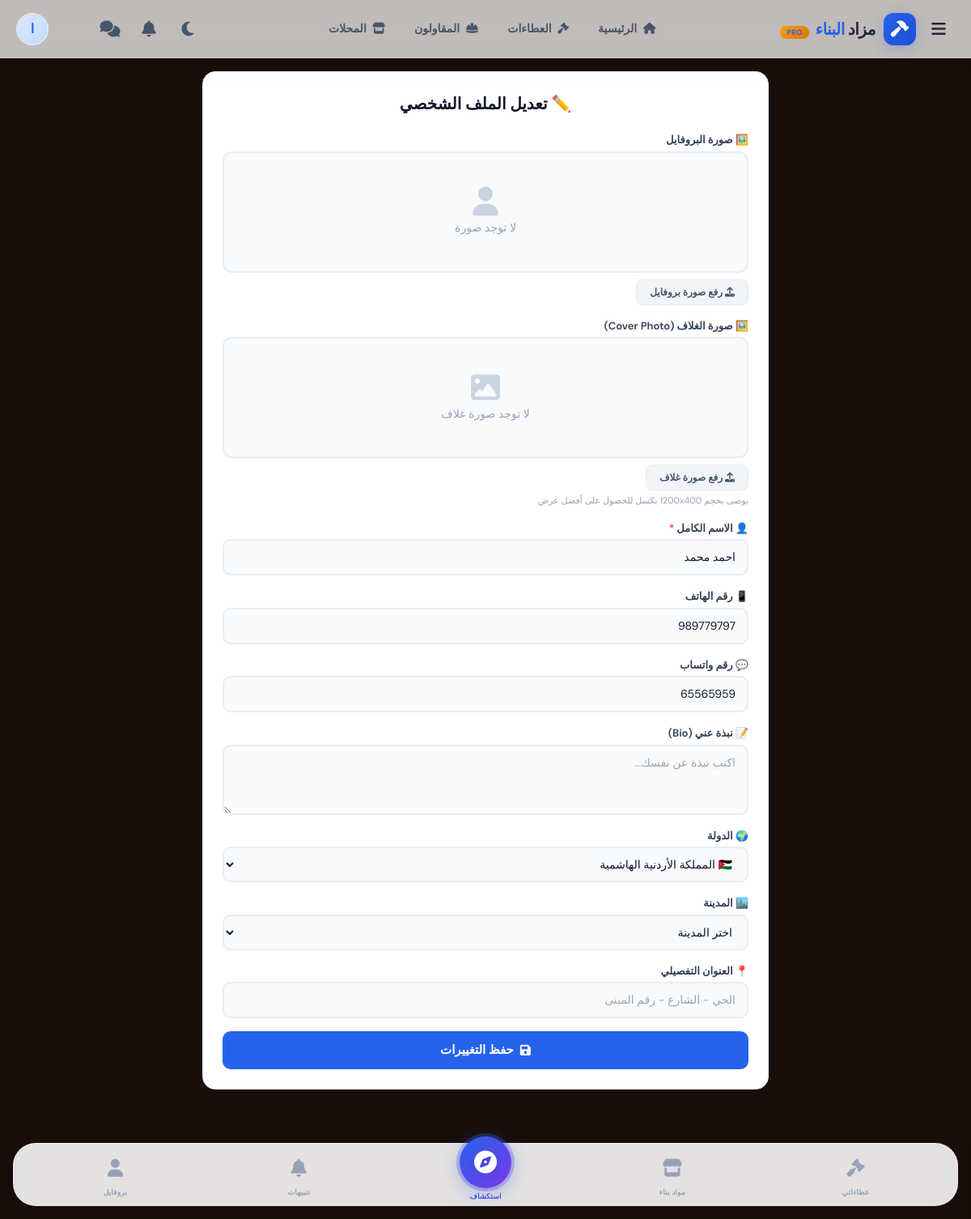
Screenshot of /edit_profile.php (signed in) with the database file from the repository.
### tables this page shows
CREATE TABLE `users` (
  `id` int(11) NOT NULL,
  `name` varchar(100) NOT NULL,
  `email` varchar(150) NOT NULL,
  `password` varchar(255) NOT NULL,
  `user_type` enum('employer','contractor','shop','admin') NOT NULL DEFAULT 'employer',
  `contractor_class` enum('A','B','C','D','pending') DEFAULT 'pending',
  `verification_status` enum('pending','approved','rejected') DEFAULT 'pending',
  `verification_date` datetime DEFAULT NULL,
  `verification_expiry` datetime DEFAULT NULL,
  `employer_verification_status` enum('pending','approved','rejected','none') DEFAULT 'none',
  `employer_verification_date` datetime DEFAULT NULL,
  `is_featured` tinyint(1) DEFAULT 0,
  `admin_notes` text DEFAULT NULL,
  `verified_by` int(11) DEFAULT NULL,
  `featured_until` date DEFAULT NULL,
  `verification_reject_reason` text DEFAULT NULL,
  `verified_at` timestamp NULL DEFAULT NULL,
  `entity_type` enum('individual','company') DEFAULT NULL,
  `phone` varchar(20) DEFAULT NULL,
  `whatsapp` varchar(20) DEFAULT NULL,
  `country_id` int(11) DEFAULT NULL,
  `city_id` int(11) DEFAULT NULL,
  `avatar` varchar(255) DEFAULT 'default-avatar.png',
  `bio` text DEFAULT NULL,
  `classification` varchar(50) DEFAULT NULL,
  `rating` decimal(3,2) DEFAULT 0.00,
  `reviews_count` int(11) DEFAULT 0,
  `is_verified` tinyint(1) DEFAULT 0,
  `status` enum('active','suspended','pending') DEFAULT 'active',
  `reset_token` varchar(255) DEFAULT NULL,
  `reset_expiry` datetime DEFAULT NULL,
  `created_at` timestamp NULL DEFAULT current_timestamp(),
  `updated_at` timestamp NULL DEFAULT current_timestamp() ON UPDATE current_timestamp(),
  `last_login` datetime DEFAULT NULL,
  `remember_token` varchar(255) DEFAULT NULL,
  `email_verified_at` datetime DEFAULT NULL,
  `otp_code` varchar(10) DEFAULT NULL,
  `otp_expires` datetime DEFAULT NULL,
  `cover_image` varchar(255) DEFAULT NULL,
  `address` varchar(255) DEFAULT NULL
);

CREATE TABLE `countries` (
  `id` int(11) NOT NULL,
  `name_ar` varchar(100) NOT NULL,
  `name_en` varchar(100) NOT NULL,
  `currency_ar` varchar(50) NOT NULL,
  `currency_code` varchar(10) NOT NULL,
  `phone_code` varchar(10) NOT NULL,
  `flag` varchar(10) DEFAULT NULL,
  `created_at` timestamp NULL DEFAULT current_timestamp()
);

### config.php (called while the page is built, shortened)
<?php
try {
    $pdo = new PDO(
        "mysql:host=" . DB_HOST . ";dbname=" . DB_NAME . ";charset=utf8mb4",
        DB_USER,
        DB_PASS,
        [
            PDO::ATTR_ERRMODE => PDO::ERRMODE_EXCEPTION,
            PDO::ATTR_DEFAULT_FETCH_MODE => PDO::FETCH_ASSOC,
            PDO::ATTR_EMULATE_PREPARES => false
        ]
    );
    $pdo->exec("SET NAMES utf8mb4");
    $pdo->exec("SET time_zone = '+03:00'");
} catch (PDOException $e) {
    die("خطأ في الاتصال بقاعدة البيانات: " . $e->getMessage());
}
function isLoggedIn() {
    return isset($_SESSION['user_id']) && $_SESSION['user_id'] > 0;
}
function getUserType() {
    return $_SESSION['user_type'] ?? null;
}
function isAdmin() {
    return isset($_SESSION['user_type']) && $_SESSION['user_type'] === 'admin';
}
function clean($data) {
    if (is_null($data)) return '';
    return htmlspecialchars(trim($data), ENT_QUOTES, 'UTF-8');
}
function getUser($id) {
    global $pdo;
    $stmt = $pdo->prepare("SELECT * FROM users WHERE id = ?");
    $stmt->execute([$id]);
    $user = $stmt->fetch();
    if ($user['country_id']) {
        $stmt = $pdo->prepare("SELECT name_ar, flag FROM countries WHERE id = ?");
        $stmt->execute([$user['country_id']]);
        $country = $stmt->fetch();
        $user['country_name'] = $country['name_ar'] ?? null;
        $user['country_flag'] = $country['flag'] ?? null;
    }
    if ($user['city_id']) {
        $stmt = $pdo->prepare("SELECT name_ar FROM cities WHERE id = ?");
        $stmt->execute([$user['city_id']]);
        $city = $stmt->fetch();
        $user['city_name'] = $city['name_ar'] ?? null;
    }
    return $user;
}
function getCountries() {
    global $pdo;
    $stmt = $pdo->query("SELECT * FROM countries ORDER BY name_ar");
    return $stmt->fetchAll();
}
?>

### edit_profile.php (the view, shortened to what this page needs)
<?php
require_once 'config.php';
$user_id = $_SESSION['user_id'];
$user = getUser($user_id);
$countries = getCountries();
include 'includes/header.php';
?>
<!DOCTYPE html>
<html lang="ar" dir="rtl">
<head>
    <script src="https://cdn.tailwindcss.com/3.4.17"></script>
    <link rel="stylesheet" href="https://cdnjs.cloudflare.com/ajax/libs/font-awesome/6.5.0/css/all.min.css">
</head>
<body>
<div class="main-content">
    <div class="max-w-7xl mx-auto px-3 md:px-6">
        <div class="form-card">
            <h2>✏️ تعديل الملف الشخصي</h2>
            <form method="POST" action="" enctype="multipart/form-data">
                <div class="form-group">
                    <label>🖼️ صورة البروفايل</label>
                    <div class="image-preview" id="avatarPreview">
                        <?php if (!empty($user['avatar']) && file_exists(__DIR__ . '/' . $user['avatar'])): ?>
                            <img src="<?= SITE_URL . '/' . $user['avatar'] ?>" alt="صورة البروفايل" id="avatarImg">
                        <?php else: ?>
                            <div class="placeholder">
                                <i class="fas fa-user"></i>
                                <span>لا توجد صورة</span>
                            </div>
                        <?php endif; ?>
                    </div>
                    <button type="button" class="upload-btn" onclick="document.getElementById('avatarInput').click()">
                        <i class="fas fa-upload"></i> رفع صورة بروفايل
                    </button>
                </div>
                <div class="form-group">
                    <label>🖼️ صورة الغلاف (Cover Photo)</label>
                    <div class="image-preview" id="coverPreview">
                        <?php if (!empty($user['cover_image']) && file_exists(__DIR__ . '/' . $user['cover_image'])): ?>
                            <img src="<?= SITE_URL . '/' . $user['cover_image'] ?>" alt="صورة الغلاف" id="coverImg">
                        <?php else: ?>
                            <div class="placeholder">
                                <i class="fas fa-image"></i>
                                <span>لا توجد صورة غلاف</span>
                            </div>
                        <?php endif; ?>
                    </div>
                    <button type="button" class="upload-btn" onclick="document.getElementById('coverInput').click()">
                        <i class="fas fa-upload"></i> رفع صورة غلاف
                    </button>
                    <div class="help-text">يوصى بحجم 1200x400 بكسل للحصول على أفضل عرض</div>
                </div>
                <div class="form-group">
                    <label>👤 الاسم الكامل <span class="text-red-500">*</span></label>
                    <input type="text" name="name" value="<?= clean($user['name']) ?>" required>
                </div>
                <div class="form-group">
                    <label>📱 رقم الهاتف</label>
                    <input type="text" name="phone" value="<?= clean($user['phone']) ?>" placeholder="05xxxxxxxx">
                </div>
                <div class="form-group">
                    <label>💬 رقم واتساب</label>
                    <input type="text" name="whatsapp" value="<?= clean($user['whatsapp']) ?>" placeholder="05xxxxxxxx">
                </div>
                <div class="form-group">
                    <label>📝 نبذة عني (Bio)</label>
                    <textarea name="bio" rows="3" placeholder="اكتب نبذة عن نفسك..."><?= clean($user['bio']) ?></textarea>
                </div>
                <div class="form-group">
                    <label>🌍 الدولة</label>
                    <select name="country_id" id="edit-country" onchange="loadCities('edit-country', 'edit-city')">
                        <?php foreach ($countries as $country): ?>
                        <option value="<?= $country['id'] ?>" <?= ($user['country_id'] == $country['id']) ? 'selected' : '' ?>>
                            <?= $country['flag'] ?? '' ?> <?= $country['name_ar'] ?>
                        </option>
                        <?php endforeach; ?>
                    </select>
                </div>
                <div class="form-group">
                    <label>🏙️ المدينة</label>
                    <select name="city_id" id="edit-city">
                        <option value="0">اختر المدينة</option>
                    </select>
                </div>
                <div class="form-group">
                    <label>📍 العنوان التفصيلي</label>
                    <input type="text" name="address" value="<?= clean($user['address']) ?>" placeholder="الحي - الشارع - رقم المبنى">
                </div>
                <button type="submit" class="btn-save">
                    <i class="fas fa-save"></i> حفظ التغييرات
                </button>
            </form>
        </div>
    </div>
</div>
<?php include 'includes/footer.php'; ?>
</body>
</html>

### includes/header.php (shortened to what this page needs)
<?php
require_once __DIR__ . '/../config.php';
$current_user = null;
$theme = $_COOKIE['theme'] ?? 'light';
if (isset($_SESSION['user_id']) && $_SESSION['user_id'] > 0) {
    $current_user = getUser($_SESSION['user_id']);
}
$home_url = SITE_URL . '/';
?>
<!DOCTYPE html>
<html lang="ar" dir="rtl" class="<?= $theme === 'dark' ? 'dark' : '' ?>">
<head>
    <link rel="stylesheet" href="https://cdnjs.cloudflare.com/ajax/libs/font-awesome/6.5.1/css/all.min.css">
    <script src="https://cdn.tailwindcss.com"></script>
</head>
<body>
<header class="header-glass" id="mainHeader">
    <div class="header-inner">
        <div class="flex items-center gap-2">
            <button class="menu-toggle" id="menuToggle" aria-label="القائمة">
                <i class="fas fa-bars"></i>
            </button>
            <a href="<?= $home_url ?>" class="logo">
                <div class="logo-icon"><i class="fas fa-hammer"></i></div>
                <span class="logo-text">مزاد <span>البناء</span> <span class="logo-badge">PRO</span></span>
            </a>
        </div>
        <nav class="nav-links" id="navLinks">
            <a href="<?= $home_url ?>" class="nav-link <?= (basename($_SERVER['PHP_SELF']) == 'index.php' || basename($_SERVER['PHP_SELF']) == 'employer_dashboard.php' || basename($_SERVER['PHP_SELF']) == 'admin.php') ? 'active' : '' ?>">
                <i class="fas fa-home ml-1"></i> الرئيسية
            </a>
            <a href="<?= SITE_URL ?>/projects_list.php" class="nav-link <?= basename($_SERVER['PHP_SELF']) == 'projects_list.php' ? 'active' : '' ?>">
                <i class="fas fa-gavel ml-1"></i> العطاءات
            </a>
            <a href="<?= SITE_URL ?>/contractors_list.php" class="nav-link <?= basename($_SERVER['PHP_SELF']) == 'contractors_list.php' ? 'active' : '' ?>">
                <i class="fas fa-hard-hat ml-1"></i> المقاولون
            </a>
            <a href="<?= SITE_URL ?>/shops_list.php" class="nav-link <?= basename($_SERVER['PHP_SELF']) == 'shops_list.php' ? 'active' : '' ?>">
                <i class="fas fa-store ml-1"></i> المحلات
            </a>
        </nav>
        <div class="flex items-center gap-1 md:gap-2">
            <button class="icon-btn" id="themeToggle" aria-label="تبديل الوضع">
                <i class="fas fa-moon" id="themeIcon"></i>
            </button>
            <?php if (isset($_SESSION['user_id']) && $_SESSION['user_id'] > 0 && $current_user): ?>
                <div style="position:relative;">
                    <button class="icon-btn" id="notifToggle" aria-label="الإشعارات">
                        <i class="fas fa-bell"></i>
                    </button>
                </div>
                <a href="<?= SITE_URL ?>/my_conversations.php" class="icon-btn" style="text-decoration:none;">
                    <i class="fas fa-comments"></i>
                </a>
                <?php if (isset($_SESSION['user_type']) && $_SESSION['user_type'] === 'contractor'): ?>
                    <a href="<?= SITE_URL ?>/alerts.php" class="icon-btn" style="text-decoration:none;">
                    </a>
                <?php endif; ?>
                <a href="<?= SITE_URL ?>/profile.php" class="user-avatar" aria-label="الملف الشخصي">
                    <?php if (!empty($current_user['avatar']) && $current_user['avatar'] !== 'default-avatar.png'): ?>
                        <img src="<?= SITE_URL ?>/<?= $current_user['avatar'] ?>" alt="<?= clean($current_user['name']) ?>">
                    <?php else: ?>
                        <div class="fallback"><?= mb_substr($current_user['name'] ?? 'U', 0, 1) ?></div>
                    <?php endif; ?>
                </a>
            <?php else: ?>
                <a href="<?= SITE_URL ?>/login.php" class="btn-secondary">تسجيل الدخول</a>
                <a href="<?= SITE_URL ?>/register.php" class="btn-primary">انضم الآن</a>
            <?php endif; ?>
        </div>
    </div>
</header>
<nav class="bottom-nav md:hidden" id="bottomNav" role="navigation" aria-label="القائمة السفلية">
    <?php if (!isLoggedIn()): ?>
        <a href="<?= SITE_URL ?>/" class="bottom-nav-item <?= basename($_SERVER['PHP_SELF']) == 'index.php' ? 'active' : '' ?>">
            <span class="nav-icon"><i class="fas fa-home"></i></span>
            <span class="nav-label">الرئيسية</span>
        </a>
        <a href="<?= SITE_URL ?>/projects_list.php" class="bottom-nav-item <?= basename($_SERVER['PHP_SELF']) == 'projects_list.php' ? 'active' : '' ?>">
            <span class="nav-icon"><i class="fas fa-gavel"></i></span>
            <span class="nav-label">العطاءات</span>
        </a>
        <a href="<?= SITE_URL ?>/" class="bottom-nav-item explore-btn <?= basename($_SERVER['PHP_SELF']) == 'index.php' ? 'active' : '' ?>">
            <span class="explore-icon-wrapper">
                <span class="explore-ring"><i class="fas fa-compass"></i></span>
            </span>
            <span class="nav-label explore-label">استكشاف</span>
        </a>
        <a href="<?= SITE_URL ?>/contractors_list.php" class="bottom-nav-item <?= basename($_SERVER['PHP_SELF']) == 'contractors_list.php' ? 'active' : '' ?>">
            <span class="nav-icon"><i class="fas fa-hard-hat"></i></span>
            <span class="nav-label">مقاولون</span>
        </a>
        <a href="<?= SITE_URL ?>/shops_list.php" class="bottom-nav-item <?= basename($_SERVER['PHP_SELF']) == 'shops_list.php' ? 'active' : '' ?>">
            <span class="nav-icon"><i class="fas fa-store"></i></span>
            <span class="nav-label">محلات</span>
        </a>
    <?php elseif (getUserType() === 'contractor'): ?>
        <a href="<?= SITE_URL ?>/my_bids.php" class="bottom-nav-item <?= basename($_SERVER['PHP_SELF']) == 'my_bids.php' ? 'active' : '' ?>">
            <span class="nav-icon">
                <i class="fas fa-gavel"></i>
            </span>
            <span class="nav-label">عطاءاتي</span>
        </a>
        <a href="<?= SITE_URL ?>/shops_list.php" class="bottom-nav-item <?= basename($_SERVER['PHP_SELF']) == 'shops_list.php' ? 'active' : '' ?>">
            <span class="nav-icon"><i class="fas fa-store"></i></span>
            <span class="nav-label">مواد بناء</span>
        </a>
        <a href="<?= SITE_URL ?>/" class="bottom-nav-item explore-btn <?= basename($_SERVER['PHP_SELF']) == 'index.php' ? 'active' : '' ?>">
            <span class="explore-icon-wrapper">
                <span class="explore-ring"><i class="fas fa-compass"></i></span>
            </span>
            <span class="nav-label explore-label">استكشاف</span>
        </a>
        <a href="<?= SITE_URL ?>/alerts.php" class="bottom-nav-item <?= basename($_SERVER['PHP_SELF']) == 'alerts.php' ? 'active' : '' ?>">
            <span class="nav-icon">
                <i class="fas fa-bell"></i>
            </span>
            <span class="nav-label">تنبيهات</span>
        </a>
        <a href="<?= SITE_URL ?>/profile.php" class="bottom-nav-item <?= basename($_SERVER['PHP_SELF']) == 'profile.php' ? 'active' : '' ?>">
            <span class="nav-icon"><i class="fas fa-user"></i></span>
            <span class="nav-label">بروفايل</span>
        </a>
    <?php endif; ?>
</nav>
</body>
</html>

### rows the page displays
users: name "ا", name "احمد محمد", phone "989779797", whatsapp "65565959", country_id "🇯🇴 المملكة الأردنية الهاشمية"
